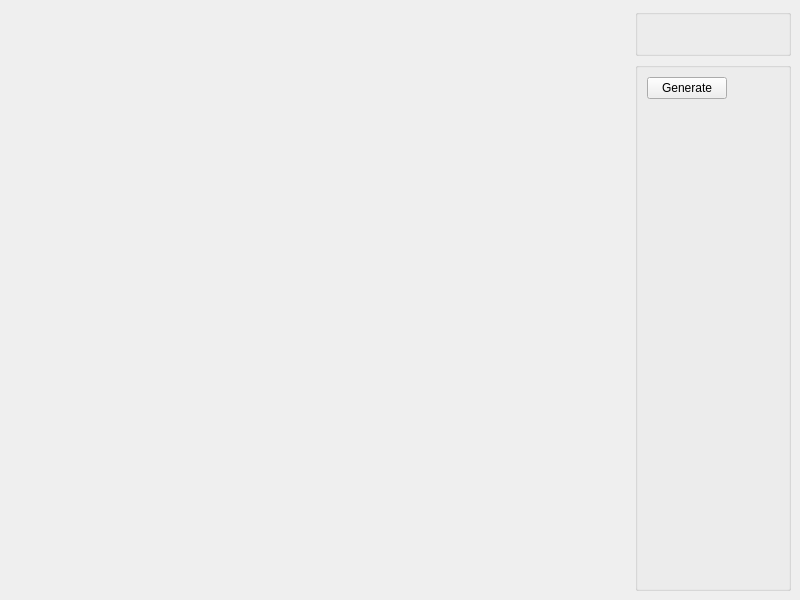
<?xml version="1.0" encoding="UTF-8"?>
<ui version="4.0">
 <class>MainWindow</class>
 <widget class="QMainWindow" name="MainWindow">
  <property name="geometry">
   <rect>
    <x>0</x>
    <y>0</y>
    <width>800</width>
    <height>600</height>
   </rect>
  </property>
  <property name="windowTitle">
   <string>Mandarin</string>
  </property>
  <widget class="QWidget" name="centralwidget">
   <layout class="QGridLayout" name="s_mainWindowGridLayout">
    <item row="0" column="5">
     <widget class="QGroupBox" name="s_transformGB">
      <property name="title">
       <string/>
      </property>
      <layout class="QGridLayout" name="gridLayout">
       <item row="0" column="2">
        <widget class="QLabel" name="label">
         <property name="text">
          <string/>
         </property>
        </widget>
       </item>
       <item row="0" column="3">
        <spacer name="horizontalSpacer_4">
         <property name="orientation">
          <enum>Qt::Horizontal</enum>
         </property>
         <property name="sizeHint" stdset="0">
          <size>
           <width>40</width>
           <height>20</height>
          </size>
         </property>
        </spacer>
       </item>
      </layout>
     </widget>
    </item>
    <item row="0" column="3">
     <spacer name="horizontalSpacer_5">
      <property name="orientation">
       <enum>Qt::Horizontal</enum>
      </property>
      <property name="sizeHint" stdset="0">
       <size>
        <width>40</width>
        <height>20</height>
       </size>
      </property>
     </spacer>
    </item>
    <item row="0" column="1">
     <spacer name="horizontalSpacer_6">
      <property name="orientation">
       <enum>Qt::Horizontal</enum>
      </property>
      <property name="sizeHint" stdset="0">
       <size>
        <width>40</width>
        <height>20</height>
       </size>
      </property>
     </spacer>
    </item>
    <item row="0" column="2">
     <spacer name="horizontalSpacer_2">
      <property name="orientation">
       <enum>Qt::Horizontal</enum>
      </property>
      <property name="sizeHint" stdset="0">
       <size>
        <width>40</width>
        <height>20</height>
       </size>
      </property>
     </spacer>
    </item>
    <item row="2" column="5">
     <widget class="QGroupBox" name="s_drawGB">
      <property name="title">
       <string/>
      </property>
      <layout class="QGridLayout" name="gridLayout_2">
       <item row="1" column="1">
        <spacer name="verticalSpacer">
         <property name="orientation">
          <enum>Qt::Vertical</enum>
         </property>
         <property name="sizeHint" stdset="0">
          <size>
           <width>20</width>
           <height>40</height>
          </size>
         </property>
        </spacer>
       </item>
       <item row="0" column="2">
        <spacer name="horizontalSpacer_3">
         <property name="orientation">
          <enum>Qt::Horizontal</enum>
         </property>
         <property name="sizeHint" stdset="0">
          <size>
           <width>40</width>
           <height>20</height>
          </size>
         </property>
        </spacer>
       </item>
       <item row="0" column="1">
        <widget class="QPushButton" name="generate">
         <property name="text">
          <string>Generate</string>
         </property>
        </widget>
       </item>
      </layout>
     </widget>
    </item>
    <item row="0" column="4">
     <spacer name="horizontalSpacer">
      <property name="orientation">
       <enum>Qt::Horizontal</enum>
      </property>
      <property name="sizeHint" stdset="0">
       <size>
        <width>40</width>
        <height>20</height>
       </size>
      </property>
     </spacer>
    </item>
   </layout>
  </widget>
  <widget class="QMenuBar" name="menubar">
   <property name="geometry">
    <rect>
     <x>0</x>
     <y>0</y>
     <width>800</width>
     <height>25</height>
    </rect>
   </property>
  </widget>
 </widget>
 <resources/>
 <connections/>
</ui>
